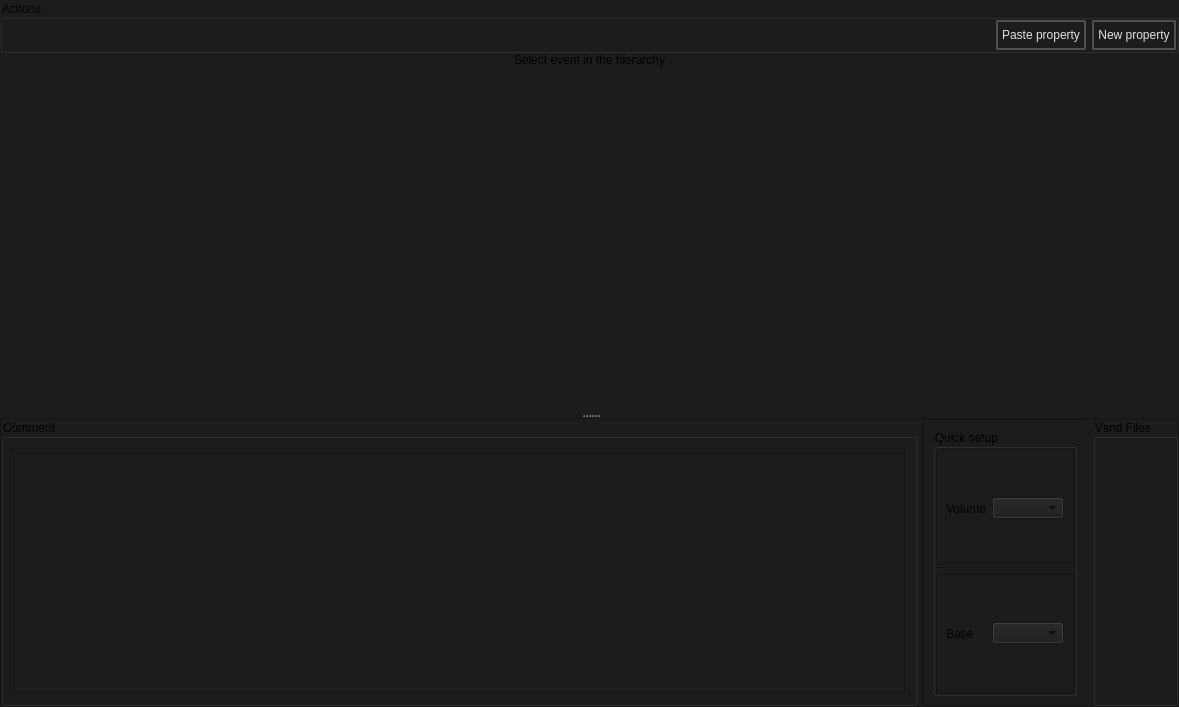
<?xml version="1.0" encoding="UTF-8"?>
<ui version="4.0">
 <class>MainWindow</class>
 <widget class="QMainWindow" name="MainWindow">
  <property name="geometry">
   <rect>
    <x>0</x>
    <y>0</y>
    <width>1179</width>
    <height>707</height>
   </rect>
  </property>
  <property name="windowTitle">
   <string>MainWindow</string>
  </property>
  <property name="styleSheet">
   <string notr="true">background-color: #1C1C1C;</string>
  </property>
  <widget class="QWidget" name="centralwidget">
   <layout class="QVBoxLayout" name="verticalLayout_3">
    <property name="leftMargin">
     <number>0</number>
    </property>
    <property name="topMargin">
     <number>0</number>
    </property>
    <property name="rightMargin">
     <number>0</number>
    </property>
    <property name="bottomMargin">
     <number>0</number>
    </property>
    <item>
     <widget class="QSplitter" name="splitter">
      <property name="baseSize">
       <size>
        <width>0</width>
        <height>-14428</height>
       </size>
      </property>
      <property name="orientation">
       <enum>Qt::Orientation::Vertical</enum>
      </property>
      <widget class="QScrollArea" name="scrollArea">
       <property name="focusPolicy">
        <enum>Qt::FocusPolicy::NoFocus</enum>
       </property>
       <property name="styleSheet">
        <string notr="true">QScrollArea {
    border: 0px solid black;
}</string>
       </property>
       <property name="lineWidth">
        <number>0</number>
       </property>
       <property name="verticalScrollBarPolicy">
        <enum>Qt::ScrollBarPolicy::ScrollBarAsNeeded</enum>
       </property>
       <property name="widgetResizable">
        <bool>true</bool>
       </property>
       <widget class="QWidget" name="scrollAreaWidgetContents">
        <property name="geometry">
         <rect>
          <x>0</x>
          <y>0</y>
          <width>1179</width>
          <height>443</height>
         </rect>
        </property>
        <property name="styleSheet">
         <string notr="true">QWidget: {
	border: 0px;
}</string>
        </property>
        <layout class="QVBoxLayout" name="verticalLayout_17">
         <property name="spacing">
          <number>0</number>
         </property>
         <property name="leftMargin">
          <number>0</number>
         </property>
         <property name="topMargin">
          <number>0</number>
         </property>
         <property name="rightMargin">
          <number>0</number>
         </property>
         <property name="bottomMargin">
          <number>0</number>
         </property>
         <item>
          <layout class="QVBoxLayout" name="properties_layout">
           <item>
            <widget class="QGroupBox" name="groupBox_3">
             <property name="maximumSize">
              <size>
               <width>16777215</width>
               <height>53</height>
              </size>
             </property>
             <property name="title">
              <string>Actions</string>
             </property>
             <layout class="QHBoxLayout" name="horizontalLayout_4">
              <property name="leftMargin">
               <number>0</number>
              </property>
              <property name="topMargin">
               <number>0</number>
              </property>
              <property name="rightMargin">
               <number>0</number>
              </property>
              <property name="bottomMargin">
               <number>0</number>
              </property>
              <item>
               <spacer name="horizontalSpacer">
                <property name="orientation">
                 <enum>Qt::Orientation::Horizontal</enum>
                </property>
                <property name="sizeHint" stdset="0">
                 <size>
                  <width>948</width>
                  <height>20</height>
                 </size>
                </property>
               </spacer>
              </item>
              <item>
               <widget class="QPushButton" name="pushButton_2">
                <property name="maximumSize">
                 <size>
                  <width>128</width>
                  <height>16777215</height>
                 </size>
                </property>
                <property name="styleSheet">
                 <string notr="true">
    /* QPushButton default and hover styles */
    QPushButton {

        font: 580 9pt &quot;Segoe UI&quot;;
	

        border: 2px solid black;
        border-radius: 2px;
        border-color: rgba(80, 80, 80, 255);
        height:22px;
        padding-top: 2px;
        padding-bottom:2px;
        padding-left: 4px;
        padding-right: 4px;
        color: #E3E3E3;
        background-color: #1C1C1C;
    }
    QPushButton:hover {
        background-color: #414956;
        color: white;
    }
    QPushButton:pressed {
        background-color: red;
        background-color: #1C1C1C;
        margin: 1 px;
        margin-left: 2px;
        margin-right: 2px;

    }</string>
                </property>
                <property name="text">
                 <string>Paste property</string>
                </property>
                <property name="icon">
                 <iconset resource="../resources.qrc">
                  <normaloff>:/icons/content_paste_24dp_9D9D9D_FILL0_wght400_GRAD0_opsz24.svg</normaloff>:/icons/content_paste_24dp_9D9D9D_FILL0_wght400_GRAD0_opsz24.svg</iconset>
                </property>
               </widget>
              </item>
              <item>
               <widget class="QPushButton" name="pushButton">
                <property name="maximumSize">
                 <size>
                  <width>128</width>
                  <height>16777215</height>
                 </size>
                </property>
                <property name="styleSheet">
                 <string notr="true">
    /* QPushButton default and hover styles */
    QPushButton {

        font: 580 9pt &quot;Segoe UI&quot;;
	

        border: 2px solid black;
        border-radius: 2px;
        border-color: rgba(80, 80, 80, 255);
        height:22px;
        padding-top: 2px;
        padding-bottom:2px;
        padding-left: 4px;
        padding-right: 4px;
        color: #E3E3E3;
        background-color: #1C1C1C;
    }
    QPushButton:hover {
        background-color: #414956;
        color: white;
    }
    QPushButton:pressed {
        background-color: red;
        background-color: #1C1C1C;
        margin: 1 px;
        margin-left: 2px;
        margin-right: 2px;

    }</string>
                </property>
                <property name="text">
                 <string>New property</string>
                </property>
                <property name="icon">
                 <iconset resource="../resources.qrc">
                  <normaloff>:/icons/add_24dp_9D9D9D_FILL0_wght400_GRAD0_opsz24.svg</normaloff>:/icons/add_24dp_9D9D9D_FILL0_wght400_GRAD0_opsz24.svg</iconset>
                </property>
               </widget>
              </item>
             </layout>
            </widget>
           </item>
           <item>
            <widget class="QLabel" name="properties_placeholder">
             <property name="text">
              <string>Select event in the hierarchy</string>
             </property>
             <property name="alignment">
              <set>Qt::AlignmentFlag::AlignCenter</set>
             </property>
            </widget>
           </item>
           <item>
            <widget class="QFrame" name="properties_spacer">
             <property name="styleSheet">
              <string notr="true">color:#bbb;
border: none;</string>
             </property>
             <property name="frameShape">
              <enum>QFrame::Shape::StyledPanel</enum>
             </property>
             <property name="frameShadow">
              <enum>QFrame::Shadow::Raised</enum>
             </property>
             <layout class="QVBoxLayout" name="verticalLayout_4">
              <item>
               <spacer name="verticalSpacer">
                <property name="orientation">
                 <enum>Qt::Orientation::Vertical</enum>
                </property>
                <property name="sizeHint" stdset="0">
                 <size>
                  <width>20</width>
                  <height>655</height>
                 </size>
                </property>
               </spacer>
              </item>
             </layout>
            </widget>
           </item>
          </layout>
         </item>
        </layout>
       </widget>
      </widget>
      <widget class="QFrame" name="CommetSeciton">
       <property name="frameShape">
        <enum>QFrame::Shape::StyledPanel</enum>
       </property>
       <property name="frameShadow">
        <enum>QFrame::Shadow::Raised</enum>
       </property>
       <layout class="QHBoxLayout" name="horizontalLayout_3">
        <property name="leftMargin">
         <number>0</number>
        </property>
        <property name="topMargin">
         <number>0</number>
        </property>
        <property name="rightMargin">
         <number>0</number>
        </property>
        <property name="bottomMargin">
         <number>0</number>
        </property>
        <item>
         <widget class="QGroupBox" name="groupBox_2">
          <property name="title">
           <string>Comment</string>
          </property>
          <layout class="QHBoxLayout" name="horizontalLayout">
           <item>
            <widget class="QPlainTextEdit" name="comment_widget"/>
           </item>
          </layout>
         </widget>
        </item>
        <item>
         <widget class="QFrame" name="frame">
          <property name="frameShape">
           <enum>QFrame::Shape::StyledPanel</enum>
          </property>
          <property name="frameShadow">
           <enum>QFrame::Shadow::Raised</enum>
          </property>
          <layout class="QVBoxLayout" name="verticalLayout">
           <item>
            <widget class="QGroupBox" name="groupBox">
             <property name="title">
              <string>Quick setup</string>
             </property>
             <layout class="QVBoxLayout" name="verticalLayout_2">
              <property name="leftMargin">
               <number>0</number>
              </property>
              <property name="topMargin">
               <number>0</number>
              </property>
              <property name="rightMargin">
               <number>0</number>
              </property>
              <property name="bottomMargin">
               <number>0</number>
              </property>
              <item>
               <widget class="QFrame" name="frame_4">
                <property name="frameShape">
                 <enum>QFrame::Shape::StyledPanel</enum>
                </property>
                <property name="frameShadow">
                 <enum>QFrame::Shadow::Raised</enum>
                </property>
                <layout class="QHBoxLayout" name="horizontalLayout_7">
                 <item>
                  <widget class="QLabel" name="label_3">
                   <property name="text">
                    <string>Volume</string>
                   </property>
                  </widget>
                 </item>
                 <item>
                  <widget class="QComboBox" name="comboBox_3"/>
                 </item>
                </layout>
               </widget>
              </item>
              <item>
               <widget class="QFrame" name="frame_2">
                <property name="frameShape">
                 <enum>QFrame::Shape::StyledPanel</enum>
                </property>
                <property name="frameShadow">
                 <enum>QFrame::Shadow::Raised</enum>
                </property>
                <layout class="QHBoxLayout" name="horizontalLayout_5">
                 <item>
                  <widget class="QLabel" name="label">
                   <property name="text">
                    <string>Base</string>
                   </property>
                  </widget>
                 </item>
                 <item>
                  <widget class="QComboBox" name="comboBox"/>
                 </item>
                </layout>
               </widget>
              </item>
             </layout>
            </widget>
           </item>
          </layout>
         </widget>
        </item>
        <item>
         <widget class="QGroupBox" name="groupBox_5">
          <property name="title">
           <string>Vsnd Files</string>
          </property>
         </widget>
        </item>
       </layout>
      </widget>
     </widget>
    </item>
   </layout>
  </widget>
  <action name="actionCreateNewsmartprop">
   <property name="icon">
    <iconset resource="../resources.qrc">
     <normaloff>:/valve_common/icons/tools/common/new.png</normaloff>:/valve_common/icons/tools/common/new.png</iconset>
   </property>
   <property name="text">
    <string>CreateNewsmartprop</string>
   </property>
   <property name="menuRole">
    <enum>QAction::MenuRole::NoRole</enum>
   </property>
  </action>
  <action name="actionOpen_from_Explorer">
   <property name="icon">
    <iconset resource="../resources.qrc">
     <normaloff>:/valve_common/icons/tools/common/open.png</normaloff>:/valve_common/icons/tools/common/open.png</iconset>
   </property>
   <property name="text">
    <string>Open as</string>
   </property>
  </action>
  <action name="actionSave_as">
   <property name="icon">
    <iconset resource="../resources.qrc">
     <normaloff>:/valve_common/icons/tools/common/save_all.png</normaloff>:/valve_common/icons/tools/common/save_all.png</iconset>
   </property>
   <property name="text">
    <string>Save as</string>
   </property>
  </action>
  <action name="actionSave_current_file">
   <property name="icon">
    <iconset resource="../resources.qrc">
     <normaloff>:/valve_common/icons/tools/common/save.png</normaloff>:/valve_common/icons/tools/common/save.png</iconset>
   </property>
   <property name="text">
    <string>Save</string>
   </property>
  </action>
  <action name="actionRecompile_file">
   <property name="icon">
    <iconset resource="../resources.qrc">
     <normaloff>:/valve_common/icons/tools/common/options_activated.png</normaloff>:/valve_common/icons/tools/common/options_activated.png</iconset>
   </property>
   <property name="text">
    <string>Recompile file</string>
   </property>
  </action>
  <action name="actionRecompile_all_in_addon">
   <property name="icon">
    <iconset resource="../resources.qrc">
     <normaloff>:/valve_common/icons/tools/common/options_activated.png</normaloff>:/valve_common/icons/tools/common/options_activated.png</iconset>
   </property>
   <property name="text">
    <string>Recompile all in addon</string>
   </property>
  </action>
  <action name="actionConvert_all_vsmart_file_to_vdata">
   <property name="icon">
    <iconset resource="../resources.qrc">
     <normaloff>:/valve_common/icons/tools/common/move_to_changelist.png</normaloff>:/valve_common/icons/tools/common/move_to_changelist.png</iconset>
   </property>
   <property name="text">
    <string>Convert all vsmart file to vdata</string>
   </property>
   <property name="toolTip">
    <string>Convert all to data</string>
   </property>
  </action>
  <action name="actionFormat_serttings">
   <property name="icon">
    <iconset resource="../resources.qrc">
     <normaloff>:/valve_common/icons/tools/common/setting.png</normaloff>:/valve_common/icons/tools/common/setting.png</iconset>
   </property>
   <property name="text">
    <string>Format serttings</string>
   </property>
  </action>
 </widget>
 <resources>
  <include location="../resources.qrc"/>
 </resources>
 <connections/>
</ui>
